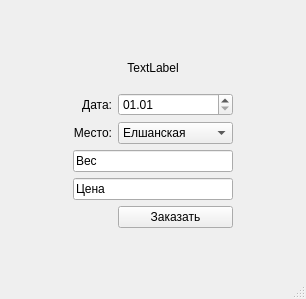
<?xml version="1.0" encoding="UTF-8"?>
<ui version="4.0">
 <class>MainWindow</class>
 <widget class="QMainWindow" name="MainWindow">
  <property name="geometry">
   <rect>
    <x>0</x>
    <y>0</y>
    <width>306</width>
    <height>299</height>
   </rect>
  </property>
  <property name="windowTitle">
   <string>Заказ</string>
  </property>
  <widget class="QWidget" name="centralwidget">
   <layout class="QGridLayout" name="gridLayout_2">
    <item row="0" column="1">
     <spacer name="verticalSpacer_2">
      <property name="orientation">
       <enum>Qt::Vertical</enum>
      </property>
      <property name="sizeType">
       <enum>QSizePolicy::Minimum</enum>
      </property>
      <property name="sizeHint" stdset="0">
       <size>
        <width>20</width>
        <height>40</height>
       </size>
      </property>
     </spacer>
    </item>
    <item row="1" column="0">
     <spacer name="horizontalSpacer">
      <property name="orientation">
       <enum>Qt::Horizontal</enum>
      </property>
      <property name="sizeType">
       <enum>QSizePolicy::MinimumExpanding</enum>
      </property>
      <property name="sizeHint" stdset="0">
       <size>
        <width>40</width>
        <height>20</height>
       </size>
      </property>
     </spacer>
    </item>
    <item row="1" column="2">
     <spacer name="horizontalSpacer_2">
      <property name="orientation">
       <enum>Qt::Horizontal</enum>
      </property>
      <property name="sizeType">
       <enum>QSizePolicy::MinimumExpanding</enum>
      </property>
      <property name="sizeHint" stdset="0">
       <size>
        <width>40</width>
        <height>20</height>
       </size>
      </property>
     </spacer>
    </item>
    <item row="2" column="1">
     <spacer name="verticalSpacer">
      <property name="orientation">
       <enum>Qt::Vertical</enum>
      </property>
      <property name="sizeType">
       <enum>QSizePolicy::Minimum</enum>
      </property>
      <property name="sizeHint" stdset="0">
       <size>
        <width>20</width>
        <height>40</height>
       </size>
      </property>
     </spacer>
    </item>
    <item row="1" column="1">
     <layout class="QGridLayout" name="gridLayout">
      <item row="3" column="0" colspan="2">
       <widget class="QLineEdit" name="lineEdit">
        <property name="text">
         <string>Вес</string>
        </property>
       </widget>
      </item>
      <item row="4" column="0" colspan="2">
       <widget class="QLineEdit" name="lineEdit_2">
        <property name="text">
         <string>Цена</string>
        </property>
       </widget>
      </item>
      <item row="1" column="0">
       <widget class="QLabel" name="label_2">
        <property name="text">
         <string>Дата:</string>
        </property>
        <property name="alignment">
         <set>Qt::AlignRight|Qt::AlignTrailing|Qt::AlignVCenter</set>
        </property>
       </widget>
      </item>
      <item row="1" column="1">
       <widget class="QDateEdit" name="dateEdit">
        <property name="displayFormat">
         <string>dd.MM</string>
        </property>
       </widget>
      </item>
      <item row="2" column="1">
       <widget class="QComboBox" name="comboBox">
        <item>
         <property name="text">
          <string>Елшанская</string>
         </property>
        </item>
        <item>
         <property name="text">
          <string>Гайский рынок</string>
         </property>
        </item>
       </widget>
      </item>
      <item row="2" column="0">
       <widget class="QLabel" name="label">
        <property name="text">
         <string>Место:</string>
        </property>
        <property name="alignment">
         <set>Qt::AlignRight|Qt::AlignTrailing|Qt::AlignVCenter</set>
        </property>
       </widget>
      </item>
      <item row="5" column="1">
       <widget class="QPushButton" name="pushButton">
        <property name="text">
         <string>Заказать</string>
        </property>
       </widget>
      </item>
      <item row="0" column="0" colspan="2">
       <widget class="QLabel" name="label_3">
        <property name="text">
         <string>TextLabel</string>
        </property>
        <property name="alignment">
         <set>Qt::AlignCenter</set>
        </property>
       </widget>
      </item>
     </layout>
    </item>
   </layout>
  </widget>
  <widget class="QMenuBar" name="menubar">
   <property name="geometry">
    <rect>
     <x>0</x>
     <y>0</y>
     <width>306</width>
     <height>21</height>
    </rect>
   </property>
  </widget>
  <widget class="QStatusBar" name="statusbar"/>
 </widget>
 <resources/>
 <connections/>
</ui>
